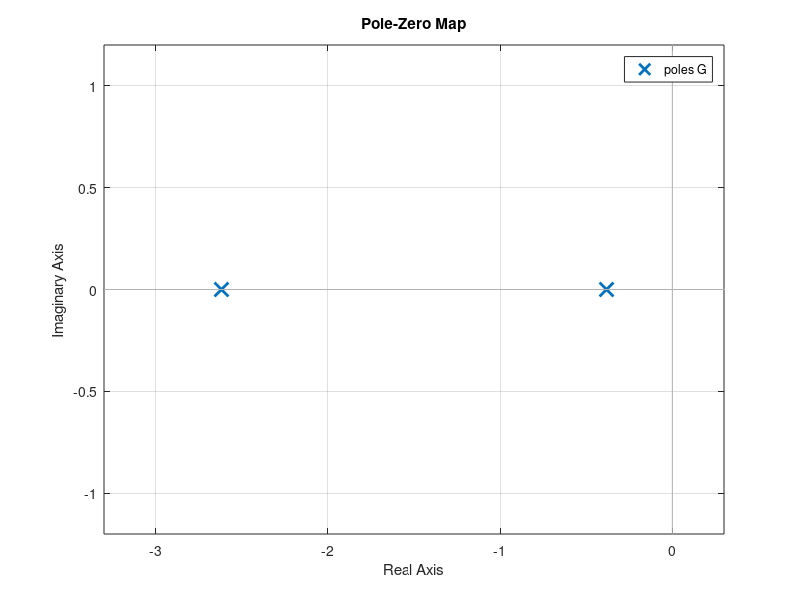

This chart was generated by the following MATLAB code:
clear; clc;
C1 = 1;         %Capacità termica della stufa
C2 = 1;         %Capacità termica della stanza

% k1 = 0.7;               % conducibilità termica del ferro
% width1 = 0.05;          % Spessore della parete della stufa in metri (1cm)
% R1 = width1/k1;         % Resistenza termica della stufa
% 
% k2 = 1.5;               % conducibilità termica del cemento
% width2 = .3;            % Spessore del muro in metri (30cm)
% R2 = width2/k2;         % Resistenza termica della stanza

R1 = 1;
R2 = 1;

Tr = 1;         % Temperatura della stufa (Radiatore)
Ts = 1;         % Temperatura della stanza

%Q = 0;          % U1 - Flusso
Q1 = 0;         % U1 - Flusso stufa (iniziale)
Q2 = 5;         % U1 - Flusso stufa (Finale)


Te1 = 1;         % U2 - Temperatura esterna alla stanza (iniziale)
Te2 = 5;         % U2 - Temperatura esterna alla stanza (finale)

A = [-1/C1*R1, 1/C1*R1; 1/C2*R1, -(R1+R2)/(C2*R1*R2)];
B = [1/C1, 0; 0, 1/C2*R2];
C = [0 1];
D = 0;

G = ss(A, B, C, D);
pzmap(G)

% [y, t, x] = step(G);
% plot(t, y(:, 1));
% hold on
% plot(t, y(:,2));
% 
% sum = y(:,1) + y(:,2);
% plot(t, sum)
% xlabel("Tempo");
% ylabel("Temperatura")
% 
% legend('Effetto da q', 'Effetto da Te', 'Sovrapposizione degli effetti');


